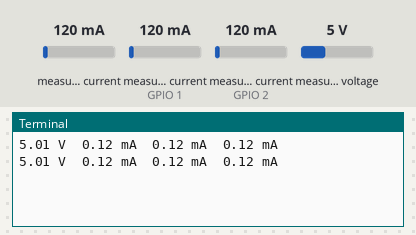
Bench run of a program on a simulated Raspberry Pi (BCM pin numbers). On the bench: the last lines printed to the terminal. The test bench sets the inputs (shaded band); at power-on: measured current 120 mA, measured current (sensors on GPIO 1, GPIO 2) 120 mA, measured voltage 5 V.

Above: at 1.2 s.
1.3 s: measured current (sensor 0) set to 40 mA
At 2.6 s:
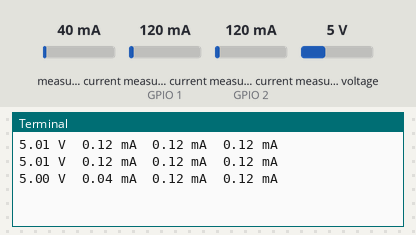
2.8 s: measured current (sensor on GPIO 1) set to 40 mA
At 3.7 s:
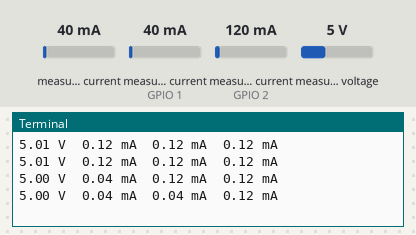
4.3 s: measured current (sensor on GPIO 2) set to 40 mA
At 5.5 s:
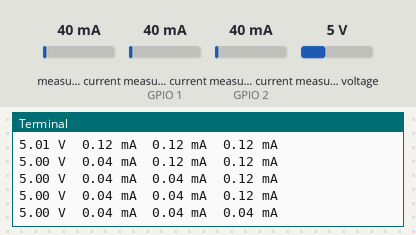
5.8 s: measured voltage set to 0.3 V
At 6.8 s:
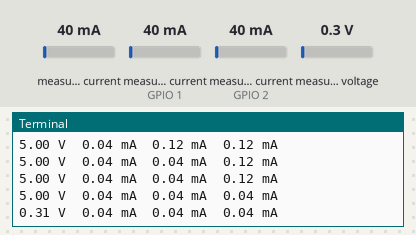
7.3 s: measured current (sensor on GPIO 1) set to 500 mA
At 8.6 s:
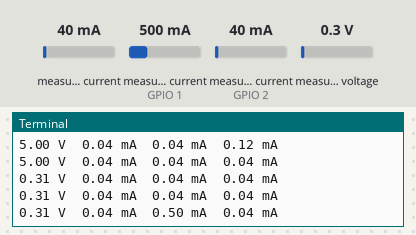
8.8 s: measured current (sensor on GPIO 2) set to 500 mA
At 9.8 s:
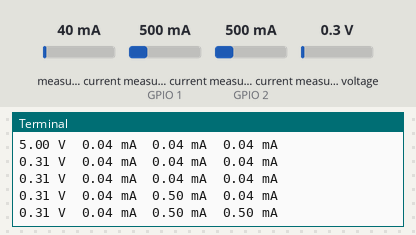
Timing chart, 0 to 11.3 s (numbered marks = the images above; inputs shaded):
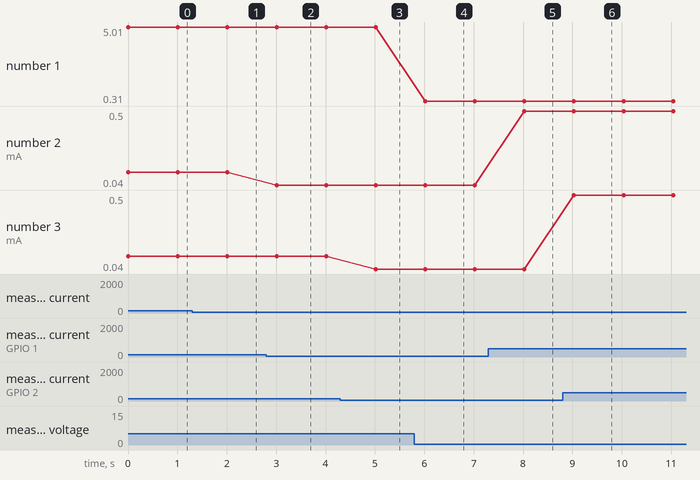

Measured:
- after the input at 1.3 s, the terminal: prints a new line after 0.71 s (image 1)
- after the input at 2.8 s, the terminal: prints a new line after 0.21 s (image 2)
- after the input at 4.3 s, the terminal: prints a new line after 0.72 s (image 3)
- after the input at 5.8 s, the terminal: prints a new line after 0.22 s (image 4)
- after the input at 7.3 s, the terminal: prints a new line after 0.73 s (image 5)
- after the input at 8.8 s, the terminal: prints a new line after 0.23 s (image 6)
- plotted number 1: 5.01 → 5 after the input at 1.3 s, 5 → 0.31 after the input at 5.8 s
- plotted number 2: 0.04 → 0.5 after the input at 7.3 s

The program:

current.py
```python
#!/usr/bin/env python
import time
import INA3221

ina3221 = INA3221.INA3221(addr=0x40)

# ch1: cutter
# ch2: wheels
# ch3: 5V BEC RPi and uC

def measure():
    # same bus voltage for all channels
    bus_voltage = ina3221.getBusVoltage_V(1)
    shunt_mV = ina3221.getShuntVoltage_mV(1)
    battery_voltage = bus_voltage + 0.001 * shunt_mV

    # current in amps
    i1 = 0.001 * ina3221.getCurrent_mA(1)
    i2 = 0.001 * ina3221.getCurrent_mA(2)
    i3 = 0.001 * ina3221.getCurrent_mA(3)

    return i1, i2, i3, battery_voltage


def main2():
    while True:
        i1, i2, i3, v_bat = measure()
        print(f"{v_bat:3.2f} V  {i1:3.2f} mA  {i2:3.2f} mA  {i3:3.2f} mA")
        time.sleep(1.0)


def main():
    while True:
        print("------------------------------")
        for channel in range(1, 4):
            busvoltage = ina3221.getBusVoltage_V(channel)
            shuntvoltage = ina3221.getShuntVoltage_mV(channel)
            current_mA = ina3221.getCurrent_mA(channel)
            loadvoltage = busvoltage + (shuntvoltage / 1000)
            print(f"{channel}   {busvoltage:3.2f} V   {loadvoltage:3.2f} V  {shuntvoltage:3.2f} mV {current_mA:3.2f} mA")
        print()
        # print(ina3221.read())
        # print()

        time.sleep(1.0)


if __name__ == "__main__":
    main2()
```

INA3221.py
```python
#!/usr/bin/env python
#encoding: utf-8

# Adapted from
# SDL_Pi_INA3221.py Python Driver Code
# SwitchDoc Labs March 4, 2015
# V 1.2


import smbus2 as smbus
from struct import pack, unpack

#/*=========================================================================
#    I2C ADDRESS/BITS
#    -----------------------------------------------------------------------*/
INA3221_ADDRESS =                         (0x40)    # 1000000 (A0+A1=GND)
INA3221_READ    =                         (0x01)
#/*=========================================================================*/

#/*=========================================================================
#    CONFIG REGISTER (R/W)
#    -----------------------------------------------------------------------*/
INA3221_REG_CONFIG            =          (0x00)
#    /*---------------------------------------------------------------------*/
INA3221_CONFIG_RESET          =          (0x8000)  # Reset Bit

INA3221_CONFIG_ENABLE_CHAN1   =          (0x4000)  # Enable Channel 1
INA3221_CONFIG_ENABLE_CHAN2   =          (0x2000)  # Enable Channel 2
INA3221_CONFIG_ENABLE_CHAN3   =          (0x1000)  # Enable Channel 3

INA3221_CONFIG_AVG2     =                (0x0800)  # AVG Samples Bit 2 - See table 3 spec
INA3221_CONFIG_AVG1     =                (0x0400)  # AVG Samples Bit 1 - See table 3 spec
INA3221_CONFIG_AVG0     =                (0x0200)  # AVG Samples Bit 0 - See table 3 spec

INA3221_CONFIG_VBUS_CT2 =                (0x0100)  # VBUS bit 2 Conversion time - See table 4 spec
INA3221_CONFIG_VBUS_CT1 =                (0x0080)  # VBUS bit 1 Conversion time - See table 4 spec
INA3221_CONFIG_VBUS_CT0 =                (0x0040)  # VBUS bit 0 Conversion time - See table 4 spec

INA3221_CONFIG_VSH_CT2  =                (0x0020)  # Vshunt bit 2 Conversion time - See table 5 spec
INA3221_CONFIG_VSH_CT1  =                (0x0010)  # Vshunt bit 1 Conversion time - See table 5 spec
INA3221_CONFIG_VSH_CT0  =                (0x0008)  # Vshunt bit 0 Conversion time - See table 5 spec

INA3221_CONFIG_MODE_2   =                (0x0004)  # Operating Mode bit 2 - See table 6 spec
INA3221_CONFIG_MODE_1   = 	             (0x0002)  # Operating Mode bit 1 - See table 6 spec
INA3221_CONFIG_MODE_0 	=                (0x0001)  # Operating Mode bit 0 - See table 6 spec

#/*=========================================================================*/

#/*=========================================================================
#    SHUNT VOLTAGE REGISTER (R)
#    -----------------------------------------------------------------------*/
INA3221_REG_SHUNTVOLTAGE_1   =             (0x01)
#/*=========================================================================*/

#/*=========================================================================
#    BUS VOLTAGE REGISTER (R)
#    -----------------------------------------------------------------------*/
INA3221_REG_BUSVOLTAGE_1     =             (0x02)
#/*=========================================================================*/

SHUNT_RESISTOR_VALUE         = 0.1   # default shunt resistor value of 0.1 Ohm


class INA3221():


    def __init__(self, twi=1, addr=INA3221_ADDRESS, shunt_resistor = SHUNT_RESISTOR_VALUE  ):
        self._bus = smbus.SMBus(twi)
        self._addr = addr
        config = INA3221_CONFIG_ENABLE_CHAN1 |		\
                    INA3221_CONFIG_ENABLE_CHAN2 |	\
                    INA3221_CONFIG_ENABLE_CHAN3 |	\
                    INA3221_CONFIG_AVG1 |		\
                    INA3221_CONFIG_VBUS_CT2 |		\
                    INA3221_CONFIG_VSH_CT2 |		\
                    INA3221_CONFIG_MODE_2 |		\
                    INA3221_CONFIG_MODE_1 |		\
                    INA3221_CONFIG_MODE_0
        self._write_word(INA3221_REG_CONFIG, config)


    def _read_word(self, register):
        result = self._bus.read_word_data(self._addr,register) & 0xFFFF
        lowbyte = (result & 0xFF00)>>8
        highbyte = (result & 0x00FF) << 8
        return lowbyte + highbyte


    def _write_word(self, register, data):
        data = data & 0xFFFF
        # reverse configure byte for little endian
        lowbyte = (data >> 8) & 0xFF
        highbyte = (data & 0xFF) << 8
        switchdata = lowbyte + highbyte
        self._bus.write_word_data(self._addr, register, switchdata)


    def _getBusVoltage_raw(self, channel):
    	# Gets the raw bus voltage (16-bit signed integer, so +-32767)
        value = self._read_word(INA3221_REG_BUSVOLTAGE_1 + (channel-1)*2)
        if value > 32767:
            value -= 65536
        return value


    def _getShuntVoltage_raw(self, channel):
    	# Gets the raw shunt voltage (16-bit signed integer, so +-32767)
        value = self._read_word(INA3221_REG_SHUNTVOLTAGE_1 + (channel-1)*2)
        if value > 32767:
            value -= 65536
        return value


    def getBusVoltage_V(self, channel):
	    # Gets the Bus voltage in volts
        # LSB at bit 3 is 8mV
        return 0.001 * self._getBusVoltage_raw(channel)


    def getShuntVoltage_mV(self, channel):
	    # Gets the shunt voltage in mV (so +-168.3mV)
        # LSB at bit 3 is 40uV
        return 0.005 * self._getShuntVoltage_raw(channel)


    def getCurrent_mA(self, channel):
        # Gets the current value in mA, taking into account the config settings and current LSB
        return self.getShuntVoltage_mV(channel) / SHUNT_RESISTOR_VALUE


    def read(self):
        # read all channels in one I2C transaction
        data = self._bus.read_i2c_block_data(self._addr, 1, 12)
        # array of ints...
        return data
        #print(repr(data))
        #return unpack("<hhhhhh", data)
```
